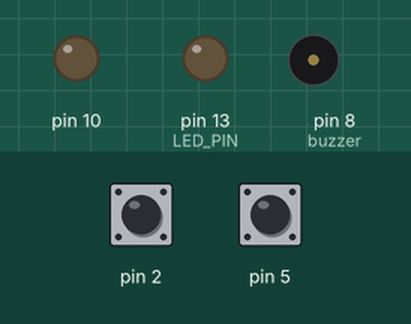
This sketch was run on a simulated Arduino Uno, built with avr-gcc and run on an emulated ATmega328P. Parts: output pins drawn as LEDs (lit = HIGH), buzzer (waves = sounding). The inputs (shaded band) are chosen by the test bench; at power-on: pin 2 HIGH, pin 5 HIGH.

Above: at 1.2 s.
1.3 s: pin 2 pulled LOW for 0.15 s
At 1.38 s:
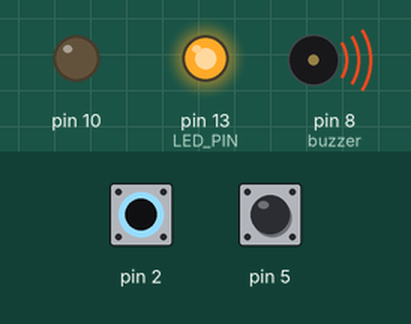
2.9 s: pin 2 pulled LOW for 3.2 s
At 6.4 s:
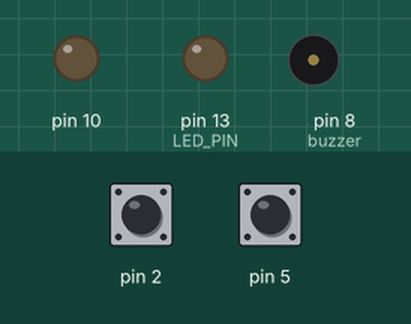
7.6 s: pin 5 pulled LOW for 3.2 s
At 8.6 s:
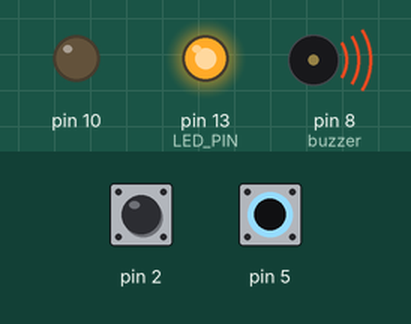
Timing chart, 0 to 12.3 s (numbered marks = the images above; inputs shaded):
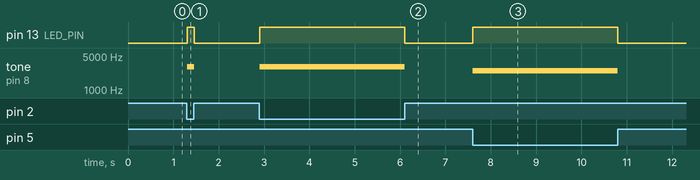

Measured:
- after the input at 1.3 s, pin 13 (LED_PIN): LOW → HIGH at once, → LOW 0.15 s later; tone on pin 8 (buzzer): silent → 3000 Hz at once, → silent 0.15 s later
- after the input at 2.9 s, pin 13 (LED_PIN): LOW → HIGH at once, → LOW 3.2 s later; tone on pin 8 (buzzer): silent → 3000 Hz at once, → silent 3.2 s later
- after the input at 7.6 s, pin 13 (LED_PIN): LOW → HIGH at once, → LOW 3.2 s later; tone on pin 8 (buzzer): silent → 2500 Hz at once, → silent 3.2 s later

The sketch:

apple_fruit_piano.ino
```cpp
/*
int a;
const int buzzer = 8;
const int ground = 10;
const int pin = 2;
int friq = 2500;
void bip(){
  tone(buzzer,friq);
  delay(10);
  noTone(buzzer);
  delay(10);
}
void setup() {
  // put your setup code here, to run once:
Serial.begin(9600);
pinMode(ground,OUTPUT);
pinMode(pin,INPUT);
digitalWrite(ground,LOW);
}

void loop() {
  // put your main code here, to run repeatedly:
int value = digitalRead(pin);

Serial.println(value);
delay(10);
if (value == 0){
 tone(buzzer,friq);
} else
noTone(buzzer);
}*/

//  =====================
//      Simple piano
//   Just connect fruit
//   8 February 2016
//    By Alex Noyanov
//  =====================


/*                       TO FRUIT
 *          RESISTOR 10K   ___
 *          __________      |
    OUT____|          |_____|---->INPUT
 *         |__________|
 *
 *         // Second sensor:
CapacitiveSensor banana2 = CapacitiveSensor(OUT,IN);
//
   MY OWN EMBLEM:

       ==================================================
  //                                                       \\
 ||          _____________    ___                   __      ||
 ||       /   _           /  /  /        ___      / _  \    ||
 ||      /  / _ \     /  /  /  /       / _  |    / /_| /    ||
 ||     /  / |_| \   /  /  /  /       / /_| |   /  __  \    ||
 ||    /  /       \_/  /  /  /____   / _ _  |  /  /__|  |   ||
 ||   / ____________  /  /_______/  /_/   |_| /________/    ||
  \\                                                       //
       =================================================

 */
//  Librarie:
#include <CapacitiveSensor.h>

// Connect Pin 2 to the other side of the resistor and the banana.
CapacitiveSensor banana = CapacitiveSensor(3,2);
// Second sensor:
CapacitiveSensor banana2 = CapacitiveSensor(4,5);

// Threshold for turning the LED on
#define THRESSHOLD 15

// The debug LED in this case.
#define LED_PIN 13

// The value measured.
long value;
long value2;
const int buzzer = 8;
const int friq1 = 3000;
const int friq2 = 2500;

void setup(){
      // Set the LED pin as an output
        pinMode(LED_PIN, OUTPUT);
        pinMode(10,OUTPUT);
        digitalWrite(10,LOW);
}

void loop(){

   // Trigger a mesure with 30 samples and then
        // store the value reported by the sensor in a variable.
        long newValue = banana.capacitiveSensor(30);
        long newValue2 = banana2.capacitiveSensor(30);

        if ( value != newValue ) {
                value = newValue;

                // if the value is greater than the threshold
                if(value > THRESSHOLD) {
                        // turn the LED on
                        digitalWrite(LED_PIN, HIGH);
                        tone(buzzer,friq1);
                }
                // if it's lower than the threshold
                else {
                        // turn the LED off
                        digitalWrite(LED_PIN, LOW);
                        noTone(buzzer);
                }

        }


                if ( value2 != newValue2 ) {
                value2 = newValue2;

                // if the value is greater than the threshold
                if(value2> THRESSHOLD) {
                        // turn the LED on
                        digitalWrite(LED_PIN, HIGH);
                        tone(buzzer,friq2);
           }  else {
                        // turn the LED off
                        digitalWrite(LED_PIN, LOW);
                        noTone(buzzer);
                }
        }

}
```
